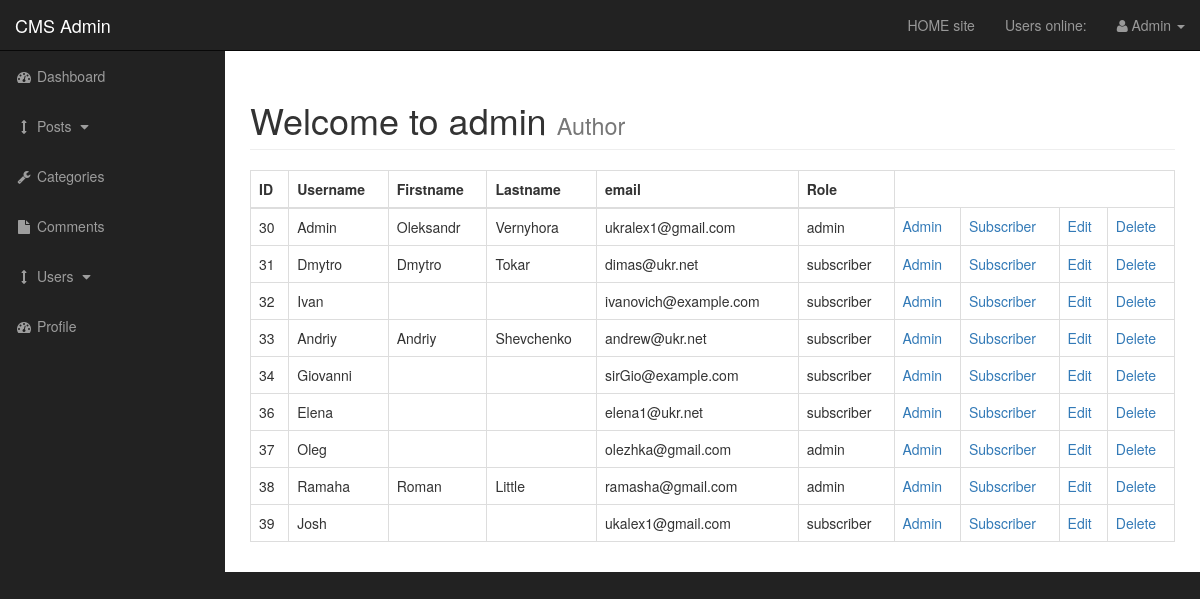
/admin/users.php (signed in), run on the app's committed database.
### tables this page shows
CREATE TABLE `users` (
  `user_id` int(3) NOT NULL,
  `username` varchar(255) NOT NULL,
  `user_password` varchar(255) NOT NULL,
  `user_firstname` varchar(255) NOT NULL,
  `user_lastname` varchar(255) NOT NULL,
  `user_email` varchar(255) NOT NULL,
  `user_image` text NOT NULL,
  `user_role` varchar(255) NOT NULL,
  `randSalt` varchar(255) NOT NULL DEFAULT '$2y$10$iusesomecrazystrings22'
);

### admin/includes/view_all_users.php (the view, shortened to what this page needs)
<table class="table table-bordered table-hover">
    <thead>
        <tr>
            <th>ID</th>
            <th>Username</th>
            <th>Firstname</th>
            <th>Lastname</th>
            <th>email</th>
            <th>Role</th>
        </tr>
    </thead>
    <tbody>
<?php
$query = "SELECT * FROM users";
$select_users = mysqli_query($connection, $query);
while($row = mysqli_fetch_assoc($select_users)) {
$user_id = $row['user_id'];
$username = $row['username'];
$user_firstname = $row['user_firstname'];
$user_lastname = $row['user_lastname'];
$user_email = $row['user_email'];
$user_role = $row['user_role'];
    echo"<tr>";
        echo"<td>{$user_id}</td>";
        echo"<td>{$username}</td>";
        echo"<td>{$user_firstname}</td>";
        echo"<td>{$user_lastname}</td>";
        echo"<td>{$user_email}</td>";
        echo"<td>{$user_role}</td>";
        echo"<td><a href='users.php?change_to_admin={$user_id}'>Admin</a></td>";
        echo"<td><a href='users.php?change_to_sub={$user_id}'>Subscriber</a></td>";
        echo"<td><a href='users.php?source=edit_user&edit_user={$user_id}'>Edit</a></td>";
        echo"<td><a onClick=\" javascript: return confirm('Are you sure you want to delete?'); \" href='users.php?delete={$user_id}'>Delete</a></td>";
    echo"</tr>";
}
?>
    </tbody>
</table>

### admin/css/sb-admin.css (style rules this page uses)
body { margin-top: 100px; background-color: #222; }
@media (min-width:768px) { body { margin-top: 50px; } }

### data on the page
users: user_id "30", username "Admin", user_firstname "Oleksandr", user_lastname "Vernyhora", user_email "ukralex1@gmail.com", user_role "admin"
users: user_id "31", username "Dmytro", user_firstname "Dmytro", user_lastname "Tokar", user_email "dimas@ukr.net", user_role "subscriber"
users: user_id "32", username "Ivan", user_email "ivanovich@example.com", user_role "subscriber"
users: user_id "33", username "Andriy", user_firstname "Andriy", user_lastname "Shevchenko", user_email "andrew@ukr.net", user_role "subscriber"
users: user_id "34", username "Giovanni", user_email "sirGio@example.com", user_role "subscriber"
users: user_id "36", username "Elena", user_email "elena1@ukr.net", user_role "subscriber"
users: user_id "37", username "Oleg", user_email "olezhka@gmail.com", user_role "admin"
users: user_id "38", username "Ramaha", user_firstname "Roman", user_lastname "Little", user_email "ramasha@gmail.com", user_role "admin"
users: user_id "39", username "Josh", user_email "ukalex1@gmail.com", user_role "subscriber"

### other printed values
$_SESSION['username'] "Admin"
